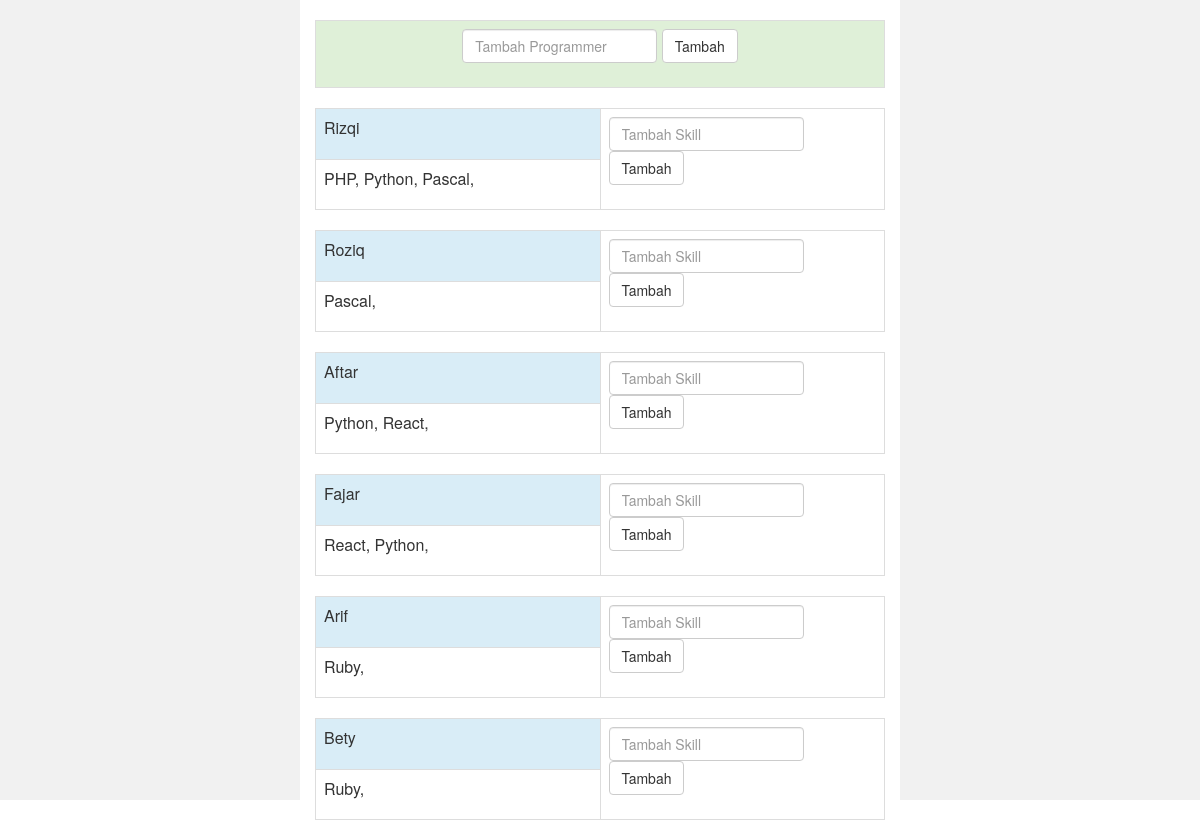
/arkademy/index.php, run on the app's committed database.
### tables this page shows
CREATE TABLE `users` (
  `id` int(11) NOT NULL,
  `name` varchar(50) NOT NULL
);

CREATE TABLE `skills` (
  `id` int(11) NOT NULL,
  `nama` varchar(50) NOT NULL,
  `user_id` int(11) NOT NULL
);

### arkademy/database.php (called while the page is built, shortened)
<?php
  class database{
    var $host='localhost';
    var $uname='root';
    var $pass='';
    var $dbase='arkademy';
    protected $a;
    function __construct(){
        $this->a=mysqli_connect($this->host,$this->uname,$this->pass,$this->dbase);
    }
    function tampil(){
        $data=mysqli_query($this->a,"select * from users");
        while($d=mysqli_fetch_array($data)){
            $hasil[]=$d;
        }
        return $hasil;
    }
    function tampil_skill($id){
        $data=mysqli_query($this->a,"select * from skills where user_id=$id");
        while($d=mysqli_fetch_array($data)){
            $hasil[]=$d;
        }
        return $hasil;
    }
}
?>

### arkademy/index.php (the view, shortened to what this page needs)
<?php
include 'database.php';
$db = new database();
?>
<html>
<head>
  <link href="bootstrap.css" rel="stylesheet" type="text/css" />
  <link href="bootstrap.min.css" rel="stylesheet" type="text/css" />
</head>
<body>
  <div class="container-fluid text-center">
    <div class="row content">
      <div class="col-sm-3 sidenav"></div>
      <div class="col-sm-6 text-left"><br />
        <table class="table table-bordered text-center">
          <td class="lbr success">
            <form class="form-inline" action="proses.php?aksi=tambah" method="post">
              <div class="form-group">
                <input type="text" class="form-control" placeholder="Tambah Programmer" name="name">
              </div>
              <button type="submit" class="btn btn-default">Tambah</button>
            </form>
          </td>
        </table>
        <?php foreach ($db->tampil() as $z) { ?>
          <table class="table table-bordered">
            <tr>
              <td class="lbr info"><?php echo $z['name'] ?></td>
              <td rowspan="2">
                <form action="proses.php?aksi=skill" method="post" class="form-inline">
                  <div class="form-group">
                    <input type="text" placeholder="Tambah Skill" name="nama" class="form-control">
                    <button type="submit" class="btn btn-default">Tambah</button>
                  </div>
                </form>
              </td>
            </tr>
            <tr>
              <td><?php foreach ($db->tampil_skill($z['id']) as $y) { echo $y['nama'] . ", ";} ?></td>
            </tr>
          </table>
        <?php } ?>
      </div>
      <div class="col-sm-3 sidenav"></div>
    </div>
  </div>
</body>
</html>

### arkademy/index.php (style rules this page uses)
.row.content { height: 100%; }
.sidenav { padding-top: 20px; background-color: #f1f1f1; height: 100%; }
.lbr { width: 50%; }

### data on the page
users: name "Rizqi"
skills: nama "PHP"
skills: nama "Python"
skills: nama "Pascal"
users: name "Roziq"
skills: nama "Pascal"
users: name "Aftar"
skills: nama "Python"
skills: nama "React"
users: name "Fajar"
skills: nama "React"
skills: nama "Python"
users: name "Arif"
skills: nama "Ruby"
users: name "Bety"
skills: nama "Ruby"
